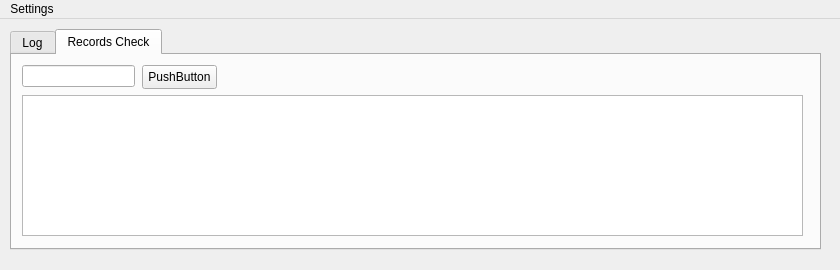
<?xml version="1.0" encoding="UTF-8"?>
<ui version="4.0">
 <class>MainWindow</class>
 <widget class="QMainWindow" name="MainWindow">
  <property name="geometry">
   <rect>
    <x>0</x>
    <y>0</y>
    <width>840</width>
    <height>270</height>
   </rect>
  </property>
  <property name="minimumSize">
   <size>
    <width>840</width>
    <height>270</height>
   </size>
  </property>
  <property name="maximumSize">
   <size>
    <width>840</width>
    <height>270</height>
   </size>
  </property>
  <property name="windowTitle">
   <string>MainWindow</string>
  </property>
  <widget class="QWidget" name="centralwidget">
   <widget class="QTabWidget" name="tabWidget">
    <property name="geometry">
     <rect>
      <x>10</x>
      <y>10</y>
      <width>811</width>
      <height>221</height>
     </rect>
    </property>
    <property name="currentIndex">
     <number>1</number>
    </property>
    <widget class="QWidget" name="tab">
     <attribute name="title">
      <string>Log</string>
     </attribute>
    </widget>
    <widget class="QWidget" name="Records_Check">
     <attribute name="title">
      <string>Records Check</string>
     </attribute>
     <widget class="QPushButton" name="pushButton">
      <property name="geometry">
       <rect>
        <x>130</x>
        <y>10</y>
        <width>75</width>
        <height>24</height>
       </rect>
      </property>
      <property name="text">
       <string>PushButton</string>
      </property>
     </widget>
     <widget class="QLineEdit" name="lineEdit">
      <property name="geometry">
       <rect>
        <x>10</x>
        <y>10</y>
        <width>113</width>
        <height>22</height>
       </rect>
      </property>
     </widget>
     <widget class="QTextBrowser" name="textBrowser">
      <property name="geometry">
       <rect>
        <x>10</x>
        <y>40</y>
        <width>781</width>
        <height>141</height>
       </rect>
      </property>
     </widget>
    </widget>
   </widget>
  </widget>
  <widget class="QMenuBar" name="menubar">
   <property name="geometry">
    <rect>
     <x>0</x>
     <y>0</y>
     <width>840</width>
     <height>22</height>
    </rect>
   </property>
   <widget class="QMenu" name="menuSettings">
    <property name="title">
     <string>Settings</string>
    </property>
    <addaction name="actionImport_Modules"/>
    <addaction name="actionAbout"/>
   </widget>
   <addaction name="menuSettings"/>
  </widget>
  <action name="actionImport_Modules">
   <property name="text">
    <string>Import Modules</string>
   </property>
  </action>
  <action name="actionAbout">
   <property name="text">
    <string>About</string>
   </property>
  </action>
 </widget>
 <resources/>
 <connections/>
</ui>
